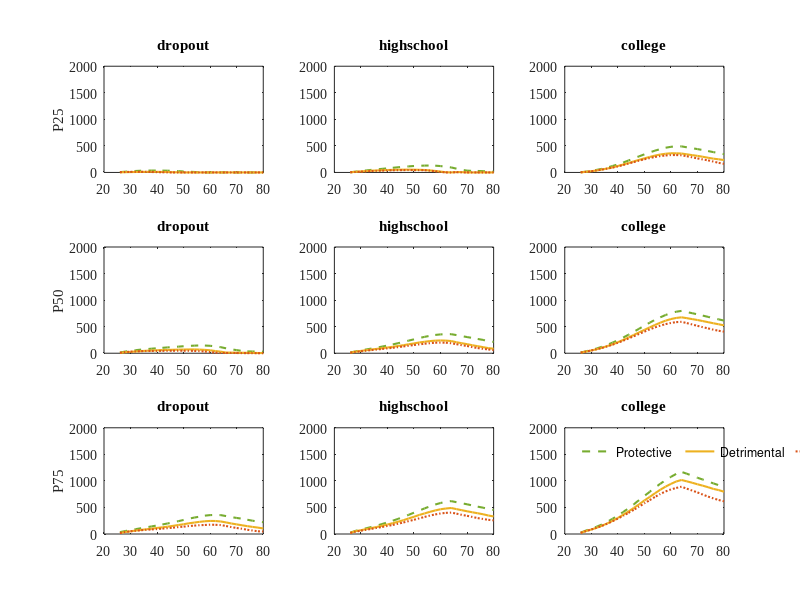

Recreate this plot in MATLAB. (Note: this script raises an error after producing the figure.)
clear all
cd('C:\Users\jbueren\Google Drive\endo_health\structural_model')
fileID = fopen('asset_distribution_model.txt','r');
A=fscanf(fileID,'%f');
fclose(fileID);
A = standardizeMissing(A,-9)
T=36
type_y=3
type_e=3
A=reshape(A,7,T,type_y,type_e)

colors = {  [0.4660    0.6740    0.1880]   [0.9290    0.6940    0.1250]    [0.8500    0.3250    0.0980] [0   0.4470    0.7410] [0.4940    0.1840    0.5560]};
pattern = { '--'  '-'  ':' '-.' '-'};
lw=[1.5 1.5 2.5]
FS=10
figure(1)
set(1,'position',[150    150    750    750])
for p_l=1:3
for e_l=1:type_e
    subplot(3,3,(p_l-1)*3+e_l)
    for y_l=1:type_y
        if e_l==1
            h(y_l)=plot(26:2:80,A(3+p_l,1:28,y_l,e_l),'Color',colors{y_l},'linewidth',1.5,'linestyle',pattern{y_l})
        else
            plot(26:2:80,A(3+p_l,1:28,y_l,e_l),'Color',colors{y_l},'linewidth',1.5,'linestyle',pattern{y_l})
        end 
        hold on
    end 
    if e_l==1
        title('dropout')
%         ylim([0 150])
    elseif e_l==2
        title('highschool')
%         ylim([0 600])
    else
        title('college')
%         ylim([0 1000])
    end
    if e_l==1
        if p_l==1
            ylabel('P25')
        elseif p_l==2
            ylabel('P50')
        elseif p_l==3
            ylabel('P75')
        end 
    end
ylim([0 2000])
    set(gca,'FontName','Times New Roman','FontSize',FS);
end
end
I=legend('Protective','Detrimental','Harmful','Location','northwest','orientation','horizontal')
legend('boxoff')
I.FontSize=FS
newPosition = [0.45 -0.02 0.1 0.1];
newUnits = 'normalized';
set(I,'Position', newPosition,'Units', newUnits);
grid off
grid off
set(gca,'FontName','Times New Roman','FontSize',FS);
set(gcf,'color','w')

%% Costs
clear all
close all
clc
cd('C:\Users\jbueren\Google Drive\endo_health\structural_model')
data=importdata('costs_e_y.txt')

colors = {  [0.4660    0.6740    0.1880]+0.1   [0.9290    0.6940    0.1250]+0.1    [0.8500    0.3250    0.0980]+0.1 };
colors2 ={  [0.4660    0.6740    0.1880]-0.2   [0.9290    0.6940    0.1250]-0.2    [0.8500    0.3250    0.0980]-0.2   };
colors3 =   [0.4660    0.6740    0.1880; 0.9290    0.6940    0.1250; 0.8500    0.3250    0.0980] ;
FS=10

data_mat=data.data
data_mat=reshape(data_mat(:,2:5),3,3,4)
costs=data_mat(:,:,1)
data_mat(:,:,1)=data_mat(:,:,1)-mean(costs(:))

for j=1:3
for e_l=1:3
figure(j)
set(j,'position',[150    150    750    325])
subplot(1,3,e_l)
X=categorical({'Protective','Detrimental','Harmful'})
X = reordercats(X,{'Protective','Detrimental','Harmful'});
if j<3
    b=bar(X,data_mat(:,e_l,j),'FaceColor','flat')
    for c_l=1:3
        b.CData(c_l,:) = colors{c_l}
    end
else
    b=bar(X,squeeze(data_mat(:,e_l,j:j+1))./sum(squeeze(data_mat(:,e_l,j:j+1))),'FaceColor','flat')
    for c_l=1:3
       b(1).CData(c_l,:) = colors{c_l}
       b(2).CData(c_l,:) = colors2{c_l}
    end
end

if e_l==1
    title('dropouts')
elseif e_l==2
    title('Highschool')
else
    title('college')
end
set(gca,'FontName','Times New Roman','FontSize',FS);
if j==2
    ylim([0,4.0])
elseif j==1
    ylim([-2,2])
elseif j==3
    ylim([0,1])
end
set(gcf,'color','w')
end
end

sz = 50;
x=data_mat(:,:,2)
y=log(data_mat(:,:,3))
figure(4)
h1=scatter(x(:),y(:))
hl=lsline
hl.LineWidth=2
B = [ones(size(hl.XData(:))), hl.XData(:)]\hl.YData(:);
Slope = B(2)
Intercept = B(1)
e_hat=y(:)-(Intercept+Slope.*x(:))
Rsq=1-sum(e_hat.^2)/sum((y(:)-mean(y(:))).^2)
delete(h1)
hold on
s=scatter(x(:,1),y(:,1),sz,colors3,'filled','d')
s=scatter(x(:,2),y(:,2),sz+10,colors3,'filled','s')
s=scatter(x(:,3),y(:,3),sz,colors3,'filled','o')
ylim([-5 0])
xlim([1.2 4.0])
xlabel('Value function at age 25')
ylabel('log share')
theString = sprintf('y = %.3f x  %.3f ', Slope, Intercept);
text(3.2, -2.2, theString,'FontName','Times New Roman', 'FontSize', FS)
theString = sprintf('R^2= %.3f',Rsq);
text(3.2, -2.5, theString,'FontName','Times New Roman', 'FontSize', FS)
set(gca,'FontName','Times New Roman','FontSize',FS);
set(gcf,'color','w')




